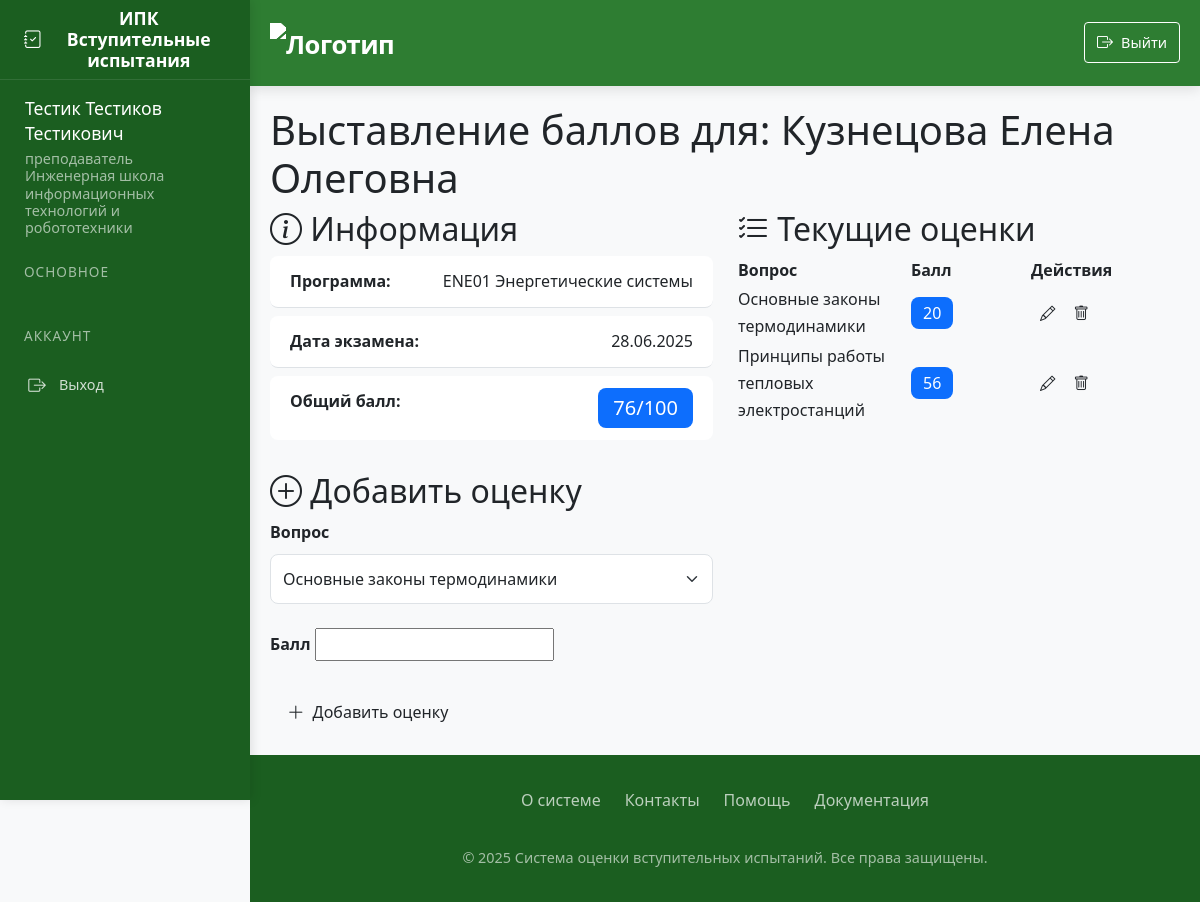
/enter_scores/2 (signed in), run on the app's committed database.
### app/models.py (models this page shows)
class User(UserMixin, db.Model):
    id = db.Column(db.Integer, primary_key=True)
    username = db.Column(db.String(80), unique=True, nullable=False)
    password = db.Column(db.String(120), nullable=False)
    full_name = db.Column(db.String(100), nullable=False)
    position = db.Column(db.String(100), nullable=False)
    role = db.Column(db.String(20), nullable=False)  # 'admin', 'secretary', 'commission'
    school_id = db.Column(db.Integer, db.ForeignKey('engineering_school.id'))
    engineering_school = db.relationship('EngineeringSchool', backref='users')
    commission_members = db.relationship('CommissionMember', back_populates='user', cascade='all, delete-orphan')
    standard_commissions = db.relationship('StandardCommission', back_populates='user', cascade='all, delete-orphan')

class EngineeringSchool(db.Model):
    id = db.Column(db.Integer, primary_key=True)
    name = db.Column(db.String(100), nullable=False, unique=True)
    programs = db.relationship('Program', backref='school', lazy=True)

class Applicant(db.Model):
    id = db.Column(db.Integer, primary_key=True)
    full_name = db.Column(db.String(200), nullable=False)
    program_id = db.Column(db.Integer, db.ForeignKey('program.id'), nullable=False)
    exam_date_id = db.Column(db.Integer, db.ForeignKey('exam_date.id'))
    scores = db.relationship('Score', backref='applicant', lazy=True, cascade='all, delete-orphan')

class Program(db.Model):
    id = db.Column(db.Integer, primary_key=True)
    code = db.Column(db.String(50), nullable=False)
    name = db.Column(db.String(200), nullable=False)
    school_id = db.Column(db.Integer, db.ForeignKey('engineering_school.id'))
    questions = db.relationship('Question', backref='program', lazy=True, cascade='all, delete-orphan')
    standard_commission = db.relationship('StandardCommission', backref='program', lazy=True, cascade='all, delete-orphan')
    applicants = db.relationship('Applicant', backref='program', lazy=True, cascade='all, delete-orphan', passive_deletes=True)
    exam_dates = db.relationship('ExamDate', backref='program', lazy=True, cascade='all, delete-orphan',passive_deletes=True)
    oop = db.relationship("Oop", backref='program', lazy=True, cascade='all, delete-orphan')  # Важно: cascade

class ExamDate(db.Model):
    id = db.Column(db.Integer, primary_key=True)
    date = db.Column(db.DateTime, nullable=False)
    program_id = db.Column(db.Integer, db.ForeignKey('program.id'), nullable=False)
    commission = db.relationship('CommissionMember', backref='exam_date', lazy=True, cascade='all, delete-orphan')  # Каскад
    applicants = db.relationship('Applicant', backref='exam_date', lazy=True,cascade='all, delete-orphan',passive_deletes=True)  # Обрабатывается отдельно

class Score(db.Model):
    id = db.Column(db.Integer, primary_key=True)
    applicant_id = db.Column(db.Integer, db.ForeignKey('applicant.id'), nullable=False)
    question_id = db.Column(db.Integer, db.ForeignKey('question.id'), nullable=False)
    score = db.Column(db.Integer, nullable=False)
    question = db.relationship('Question')

class Question(db.Model):
    id = db.Column(db.Integer, primary_key=True)
    text = db.Column(db.Text, nullable=False)
    program_id = db.Column(db.Integer, db.ForeignKey('program.id'), nullable=False)

### app/routes.py (the view, shortened to what this page needs)
@routes.route('/enter_scores/<int:applicant_id>', methods=['GET', 'POST'])
@login_required
def applicant_scores(applicant_id):
    if current_user.role not in ['admin', 'secretary', 'commission']:
        abort(403)
    applicant = Applicant.query.get_or_404(applicant_id)
    exam_date = applicant.exam_date
    form = ScoreForm()
    form.question_id.choices = [(q.id, q.text) for q in Question.query.filter_by(program_id=applicant.program_id).all()]
    return render_template('enter_scores_detail.html', applicant=applicant, form=form)

### app/forms.py
class ScoreForm(FlaskForm):
    question_id = SelectField('Вопрос', coerce=int, validators=[DataRequired()])
    score = IntegerField('Балл', validators=[InputRequired()])
    submit = SubmitField('Добавить')

### app/templates/enter_scores_detail.html (shortened to what this page needs)
{% extends "base.html" %}
{% block content %}
<div class="spacer-lg">
    <h1>Выставление баллов для: {{ applicant.full_name }}</h1>
    <div class="row spacer-lg">
        <div class="col-lg-6">
            <div class="card-elegant">
                <div class="card-header-elegant">
                    <h2><i class="bi bi-info-circle"></i> Информация</h2>
                </div>
                <div class="card-body">
                    <ul class="list-group list-group-flush">
                        <li class="list-group-item d-flex justify-content-between">
                            <span class="fw-bold">Программа:</span>
                            <span>{{ applicant.program.code }} {{ applicant.program.name }}</span>
                        </li>
                        <li class="list-group-item d-flex justify-content-between">
                            <span class="fw-bold">Дата экзамена:</span>
                            <span>{{ applicant.exam_date.date.strftime('%d.%m.%Y') }}</span>
                        </li>
                        <li class="list-group-item d-flex justify-content-between">
                            <span class="fw-bold">Общий балл:</span>
                            <span class="badge bg-primary fs-5">
                                {{ applicant.scores | sum(attribute='score') }}/100
                            </span>
                        </li>
                    </ul>
                </div>
            </div>
            <div class="card-elegant mt-4">
                <div class="card-header-elegant">
                    <h2><i class="bi bi-plus-circle"></i> Добавить оценку</h2>
                </div>
                <div class="card-body">
                    <form method="POST">
                        <div class="mb-4">
                            {{ form.question_id.label(class="form-label fw-bold") }}
                            {{ form.question_id(class="form-control-elegant form-select") }}
                        </div>
                        <div class="mb-4">
                            {{ form.score.label(class="form-label fw-bold") }}
                            {{ form.score(class="form-control-elegant") }}
                        </div>
                        <button type="submit" class="btn btn-primary-elegant w-100">
                            <i class="bi bi-plus-lg"></i> Добавить оценку
                        </button>
                    </form>
                </div>
            </div>
        </div>
        <div class="col-lg-6">
            <div class="card-elegant">
                <div class="card-header-elegant">
                    <h2><i class="bi bi-list-check"></i> Текущие оценки</h2>
                </div>
                <div class="card-body">
                    {% if applicant.scores %}
                    <div class="table-responsive">
                        <table class="elegant-table">
                            <thead>
                                <tr>
                                    <th>Вопрос</th>
                                    <th width="120px">Балл</th>
                                    <th width="150px">Действия</th>
                                </tr>
                            </thead>
                            <tbody>
                                {% for score in applicant.scores %}
                                <tr>
                                    <td>{{ score.question.text }}</td>
                                    <td>
                                        <span class="badge bg-primary fs-6">{{ score.score }}</span>
                                    </td>
                                    <td>
                                        <div class="btn-group">
                                            <a href="{{ url_for('routes.edit_score', score_id=score.id) }}"
                                               class="btn btn-outline-elegant btn-sm">
                                                <i class="bi bi-pencil"></i>
                                            </a>
                                            <form action="{{ url_for('routes.delete_score', score_id=score.id) }}" method="POST">
                                                <button type="submit" class="btn btn-outline-elegant btn-sm"
                                                        onclick="return confirm('Вы уверены?')">
                                                    <i class="bi bi-trash"></i>
                                                </button>
                                            </form>
                                        </div>
                                    </td>
                                </tr>
                                {% endfor %}
                            </tbody>
                        </table>
                    </div>
                    {% else %}
                    <div class="alert alert-light text-center">
                        <i class="bi bi-info-circle"></i> Нет оценок
                    </div>
                    {% endif %}
                </div>
            </div>
        </div>
    </div>
</div>
{% endblock %}

### app/templates/base.html (shortened to what this page needs)
<!DOCTYPE html>
<html lang="ru">
<head>
    <link href="https://cdn.jsdelivr.net/npm/bootstrap@5.3.0/dist/css/bootstrap.min.css" rel="stylesheet">
    <link rel="stylesheet" href="https://cdn.jsdelivr.net/npm/bootstrap-icons@1.10.0/font/bootstrap-icons.css">
    <link rel="stylesheet" href="{{ url_for('static', filename='style.css') }}">
</head>
<body>
    <aside class="sidebar" id="sidebar">
        <div class="sidebar-header">
            <h3 class="sidebar-title">
                <i class="bi bi-journal-check"></i>
                <span>ИПК Вступительные испытания</span>
            </h3>
        </div>
        <nav class="sidebar-menu">
    {% if current_user.is_authenticated %}
            <div class="user-info">
            <div class="user-name">{{ current_user.full_name }}</div>
            <div class="user-role-text">
                {% if current_user.role == 'admin' %}
                    администратор системы
                {% elif current_user.role == 'secretary' %}
                    ответственный секретарь отборочной комиссии
                    {% if current_user.engineering_school %} {{ current_user.engineering_school.name }} {% endif %}
                {% elif current_user.role == 'commission' %}
                    преподаватель
                    {% if current_user.engineering_school %} {{ current_user.engineering_school.name }} {% endif %}
                {% else %}
                    {{ current_user.role }}
                {% endif %}
            </div>
        </div>
                <div class="menu-section">
                    <div class="menu-section-title">Основное</div>
                </div>
                <div class="menu-section">
                    <div class="menu-section-title">Аккаунт</div>
                    <a href="{{ url_for('routes.logout') }}" class="menu-item">
                        <i class="bi bi-box-arrow-right"></i>
                        <span>Выход</span>
                    </a>
                </div>
            {% endif %}
        </nav>
    </aside>
    <div class="main-wrapper">
        <header class="main-header">
            <div class="header-container">
                <div class="header-left">
                    <a href="{{ url_for('routes.home') }}" class="logo">
                        <img src="https://apply.tpu.ru/images/2022/footer-logo-ru.svg" alt="Логотип">
                    </a>
                </div>
                <nav class="user-nav">
                    {% if current_user.is_authenticated %}
                    <a href="{{ url_for('routes.logout') }}" class="logout-btn">
                        <i class="bi bi-box-arrow-right"></i>
                        <span>Выйти</span>
                    </a>
                    {% else %}
                    <a href="{{ url_for('routes.login') }}" class="outline-btn">
                        <i class="bi bi-box-arrow-in-right"></i>
                        <span>Войти</span>
                    </a>
                    {% endif %}
                </nav>
            </div>
        </header>
        <main class="main-content">
        {% block content %}{% endblock %}
    </main>
        <footer class="main-footer">
            <div class="footer-content">
                <div class="footer-links">
                    <a href="#" class="footer-link">О системе</a>
                    <a href="#" class="footer-link">Контакты</a>
                    <a href="#" class="footer-link">Помощь</a>
                    <a href="#" class="footer-link">Документация</a>
                </div>
                <div class="footer-copyright">
                    &copy; 2025 Система оценки вступительных испытаний. Все права защищены.
                </div>
            </div>
        </footer>
    </div>
</body>
</html>

### static/style.css (style rules this page uses)
:root { --primary: #0d6efd; --secondary: #6c757d; --success: #198754; --info: #0dcaf0; --warning: #ffc107; --danger: #dc3545; --light: #f8f9fa; --dark: #212529; }
body { font-family: 'Segoe UI', Tahoma, Geneva, Verdana, sans-serif; background-color: #f8fafc; color: #333; }
header { box-shadow: 0 2px 10px rgba(0, 0, 0, 0.1); z-index: 1030; }
.btn { border-radius: 0.5rem; font-weight: 500; padding: 0.5rem 1rem; transition: all 0.2s; display: inline-flex; align-items: center; gap: 0.5rem; }
.btn i { font-size: 1.1em; }
.btn-sm { padding: 0.25rem 0.5rem; }
.form-control, .form-select { border-radius: 0.5rem; padding: 0.75rem; border: 1px solid #dee2e6; }
.badge { font-weight: 500; padding: 0.5em 0.75em; border-radius: 0.5rem; }
.list-group-item { padding: 0.75rem 1.25rem; border-radius: 0.5rem !important; margin-bottom: 0.5rem; }

### data on the page
User: full_name "Тестик Тестиков Тестикович"
EngineeringSchool: engineering_school.name "Инженерная школа информационных технологий и робототехники"
Applicant: full_name "Кузнецова Елена Олеговна"
Program: program.code "ENE01", program.name "Энергетические системы"
ExamDate: exam_date "28.06.2025"
Score: question.text "Основные законы термодинамики", score "20"
Score: question.text "Принципы работы тепловых электростанций", score "56"

### other printed values
{{ applicant.scores | sum(attribute='score') }} "76"
